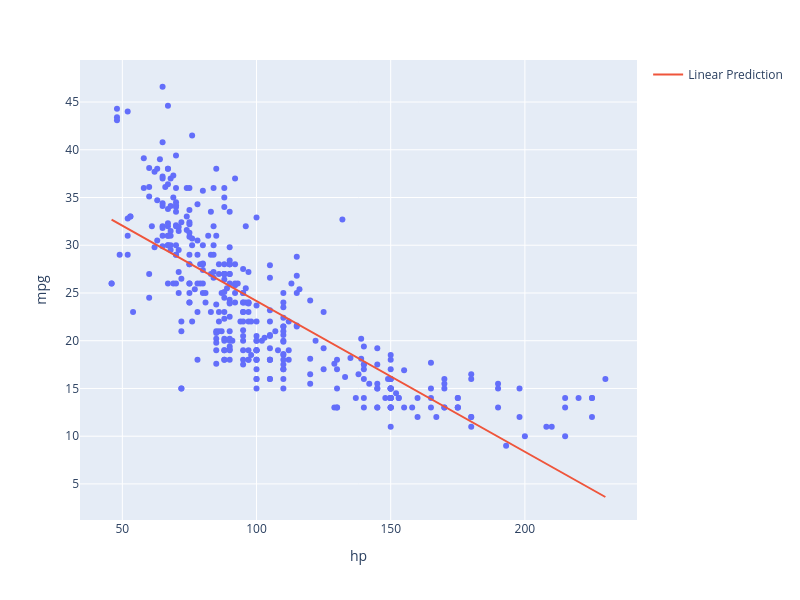

Source (notebook cell):
### Markdown cell above
Suppose we want to use the hp (horsepower) of a car to predict its mpg (gas mileage in miles per gallon). If we visualize the relationship between these two variables, we see a non-linear curvature. Fitting a linear model to these variables results in a high (poor) value of RMSE.

$$\hat{y} = \theta_0 + \theta_1 (\text{hp})$$

### Code cell
X = vehicles[["hp"]]
y = vehicles["mpg"]

hp_model = LinearRegression()
hp_model.fit(X, y)
hp_model_predictions = hp_model.predict(X)

print(f"MSE of model with (hp) feature: {np.mean((y-hp_model_predictions)**2)}")

fig = px.scatter(vehicles, x="hp", y="mpg", width=800, height=600)
fig.add_trace(go.Scatter(x=vehicles["hp"], y=hp_model_predictions,
                         mode="lines", name="Linear Prediction"))
# sns.scatterplot(data=vehicles, x="hp", y="mpg")
# plt.plot(vehicles["hp"], hp_model_predictions, c="tab:red");

### Figure 1 — Plotly figure (JSON) as saved in the notebook; plotly's stock layout.template omitted (floating-point values rounded to 4 significant figures; data arrays with more than 128 entries replaced by an {"elided": "..."} marker saying what was removed)
{"data": [{"hovertemplate": "hp=%{x}<br>mpg=%{y}<extra></extra>", "legendgroup": "", "marker": {"color": "#636efa", "symbol": "circle"}, "mode": "markers", "name": "", "orientation": "v", "showlegend": false, "type": "scatter", "x": {"elided": "392 int values"}, "xaxis": "x", "y": {"elided": "392 float values"}, "yaxis": "y"}, {"mode": "lines", "name": "Linear Prediction", "type": "scatter", "x": {"elided": "392 int values"}, "y": {"elided": "392 float values"}}], "layout": {"height": 600, "legend": {"tracegroupgap": 0}, "margin": {"t": 60}, "width": 800, "xaxis": {"anchor": "y", "domain": [0, 1], "title": {"text": "hp"}}, "yaxis": {"anchor": "x", "domain": [0, 1], "title": {"text": "mpg"}}}}
